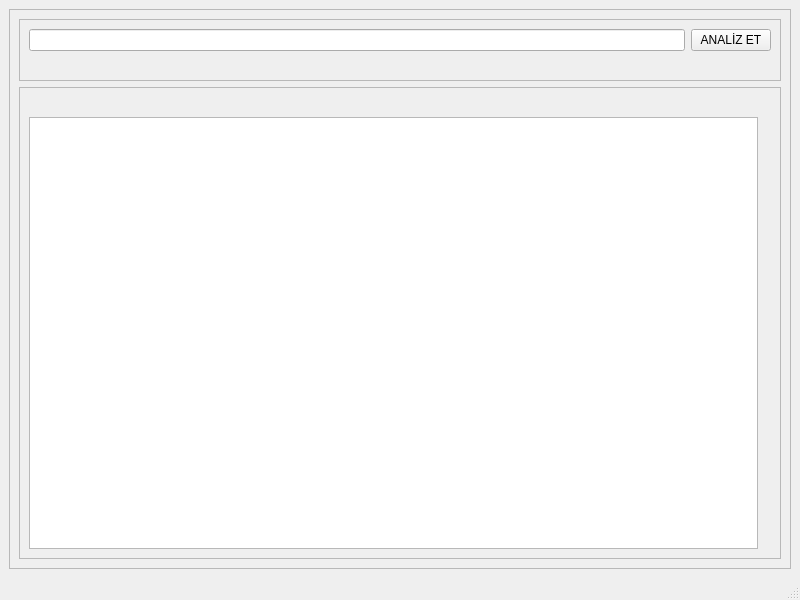
<?xml version="1.0" encoding="UTF-8"?>
<ui version="4.0">
 <class>MainWindow</class>
 <widget class="QMainWindow" name="MainWindow">
  <property name="geometry">
   <rect>
    <x>0</x>
    <y>0</y>
    <width>800</width>
    <height>600</height>
   </rect>
  </property>
  <property name="windowTitle">
   <string>MainWindow</string>
  </property>
  <widget class="QWidget" name="centralwidget">
   <layout class="QGridLayout" name="gridLayout">
    <item row="0" column="0">
     <widget class="QFrame" name="frame">
      <property name="frameShape">
       <enum>QFrame::Shape::StyledPanel</enum>
      </property>
      <property name="frameShadow">
       <enum>QFrame::Shadow::Raised</enum>
      </property>
      <layout class="QGridLayout" name="gridLayout_2">
       <item row="1" column="0">
        <widget class="QFrame" name="frame_2">
         <property name="frameShape">
          <enum>QFrame::Shape::StyledPanel</enum>
         </property>
         <property name="frameShadow">
          <enum>QFrame::Shadow::Raised</enum>
         </property>
         <layout class="QGridLayout" name="gridLayout_4">
          <item row="0" column="0">
           <widget class="QLabel" name="investor_label">
            <property name="text">
             <string/>
            </property>
           </widget>
          </item>
          <item row="2" column="0">
           <widget class="QTextEdit" name="analysis_text"/>
          </item>
          <item row="0" column="1">
           <widget class="QLabel" name="status_label">
            <property name="text">
             <string/>
            </property>
           </widget>
          </item>
         </layout>
        </widget>
       </item>
       <item row="0" column="0">
        <widget class="QFrame" name="frame_3">
         <property name="frameShape">
          <enum>QFrame::Shape::StyledPanel</enum>
         </property>
         <property name="frameShadow">
          <enum>QFrame::Shadow::Raised</enum>
         </property>
         <layout class="QGridLayout" name="gridLayout_3">
          <item row="0" column="0">
           <widget class="QLineEdit" name="wallet_input"/>
          </item>
          <item row="0" column="1">
           <widget class="QPushButton" name="analyze_button">
            <property name="text">
             <string>ANALİZ ET</string>
            </property>
           </widget>
          </item>
          <item row="1" column="0">
           <widget class="QLabel" name="risk_label">
            <property name="text">
             <string/>
            </property>
           </widget>
          </item>
         </layout>
        </widget>
       </item>
      </layout>
     </widget>
    </item>
   </layout>
  </widget>
  <widget class="QMenuBar" name="menubar">
   <property name="geometry">
    <rect>
     <x>0</x>
     <y>0</y>
     <width>800</width>
     <height>22</height>
    </rect>
   </property>
  </widget>
  <widget class="QStatusBar" name="statusbar"/>
 </widget>
 <resources/>
 <connections/>
</ui>
